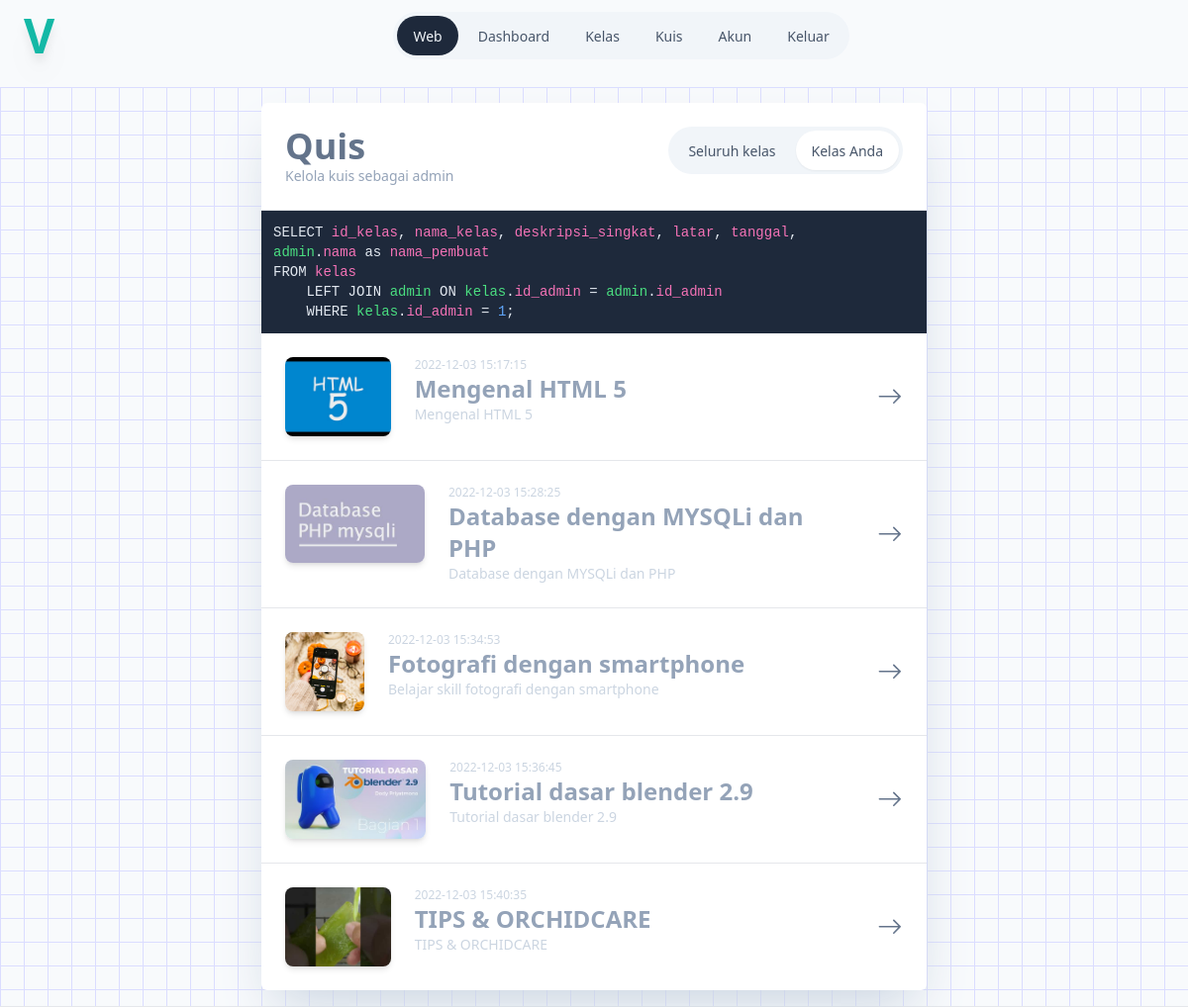
Page /admin/kuis/kelas-anda.php (signed in) on the committed database.
### tables this page shows
CREATE TABLE `kelas` (
  `id_kelas` bigint(20) NOT NULL,
  `nama_kelas` varchar(100) NOT NULL,
  `id_admin` bigint(20) NOT NULL,
  `tanggal` datetime NOT NULL,
  `deskripsi_singkat` varchar(255) DEFAULT NULL,
  `latar` varchar(255) DEFAULT NULL,
  `keterangan` text DEFAULT NULL
);

### admin/kuis/kelas-anda.php (the view, shortened to what this page needs)
<?php
require_once "../../sambungan.php";
$query_mengambil_record_kelas = "SELECT id_kelas, nama_kelas, deskripsi_singkat, latar, tanggal FROM kelas
WHERE id_admin = :id_admin";
$query = $sambungan->prepare($query_mengambil_record_kelas);
$query->execute([
	'id_admin' => $_SESSION['admin_aktif']
]);
?>
<!DOCTYPE html>
<html lang="en">
<head>
	<script src="/tailwind.js"></script>
</head>
<body class="m-0 p-0 bg-slate-50">
	<div class="grid grid-cols-1 justify-items-center gap-4">
		<?php
		$aktif = "kuis-kelas";
		require_once('../navbar.php');
		?>
		<div class="w-full border-b flex justify-center py-4 bg-pattern gap-4 p-4 flex-wrap">
			<div class="w-full max-w-2xl">
				<div class="bg-white rounded-md shadow-2xl shadow-slate-300">
					<div class="p-6 flex border-b justify-between flex-wrap gap-4">
						<div class="">
							<div class="text-4xl font-black text-slate-500">
								Quis
							</div>
							<div class="text-sm text-slate-400 group-hover:text-slate-500 max-w-sm">
								Kelola kuis sebagai admin
							</div>
						</div>
						<div>
							<div class="p-1 rounded-full bg-slate-100">
								<ul class="flex gap-1">
									<li class="transition-all duration-75 px-4 py-2 rounded-full text-slate-600 hover:text-slate-400 <?= isNavbar("kuis") ?>">
										<a href="/admin/kuis" class="text-sm">
											Seluruh kelas
										</a>
									</li>
									<li class="transition-all duration-75 px-4 py-2 rounded-full text-slate-600 hover:text-slate-400 <?= isNavbar("kuis-kelas") ?>">
										<a href="/admin/kuis/kelas-anda.php" class="text-sm">
											Kelas Anda
										</a>
									</li>
								</ul>
							</div>
						</div>
					</div>
					<div class="w-full bg-slate-800">
						<div class="mx-auto max-w-2xl">
							<pre class="text-slate-200 bg-slate-800 rounded-md p-3 text-sm font-mono">
SELECT <code class="text-pink-400">id_kelas</code>, <code class="text-pink-400">nama_kelas</code>, <code class="text-pink-400">deskripsi_singkat</code>, <code class="text-pink-400">latar</code>, <code class="text-pink-400">tanggal</code>,
<code class="text-green-400">admin</code>.<code class="text-pink-400">nama</code> as <code class="text-pink-400">nama_pembuat</code>
FROM <code class="text-pink-400">kelas</code>
	LEFT JOIN <code class="text-green-400">admin</code> ON <code class="text-green-400">kelas</code>.<code class="text-pink-400">id_admin</code> = <code class="text-green-400">admin</code>.<code class="text-pink-400">id_admin</code>
	WHERE <code class="text-green-400">kelas</code>.<code class="text-pink-400">id_admin</code> = <code class="text-blue-400"><?=$_SESSION['admin_aktif'] ?></code>;</pre>
						</div>
					</div>
					<div class="">
						<ul class="grid grid-cols-1 divide-y divide-solid">
							<?php
							if ($query->rowCount()) :
								while ($kelas = $query->fetchObject()) :
							?>
									<li class="">
										<a href="/admin/kuis/info-kelas.php?id_kelas=<?=$kelas->id_kelas ?>" class="p-6 flex h-full hover:bg-slate-50 group gap-6">
											<div class="text-2xl font-black text-slate-500 fill-slate-400">
												<img src="<?= $kelas->latar ?>" alt="" class="rounded-lg shadow-md max-h-20 w-full">
											</div>
											<div>
												<div class="text-xs text-slate-300">
													<?= $kelas->tanggal ?? "-" ?>
												</div>
												<div class="text-2xl font-black text-slate-400 group-hover:text-slate-500">
													<?= $kelas->nama_kelas ?>
												</div>
												<div class="text-sm text-slate-300">
													<?= $kelas->deskripsi_singkat ?? "-" ?>
												</div>
											</div>
											<div class="fill-slate-500 ml-auto">
												<div class="flex h-full justify-center items-center">
													<svg xmlns="http://www.w3.org/2000/svg" width="1.6rem" height="1.6rem" class="bi bi-arrow-right" viewBox="0 0 16 16">
														<path fill-rule="evenodd" d="M1 8a.5.5 0 0 1 .5-.5h11.793l-3.147-3.146a.5.5 0 0 1 .708-.708l4 4a.5.5 0 0 1 0 .708l-4 4a.5.5 0 0 1-.708-.708L13.293 8.5H1.5A.5.5 0 0 1 1 8z" />
													</svg>
												</div>
											</div>
										</a>
									</li>
								<?php
								endwhile;
							endif;
							?>
						</ul>
					</div>
				</div>
			</div>
		</div>
	</div>
</body>
</html>

### admin/kuis/kelas-anda.php (style rules this page uses)
.bg-pattern { background-color: rgba(244, 244, 255, 0); background-image: linear-gradient(#dbddff 1.2000000000000002px, transparent 1.2000000000000002px), linear-gradient(to right, #dbddff 1.2000000000000002px, rgba(244, 244, 255, 0) 1.2000000000000002px); background-size: 24px 24px; }

### rows in the picture
kelas: latar (picture), tanggal "2022-12-03 15:17:15", nama_kelas "Mengenal HTML 5", deskripsi_singkat "Mengenal HTML 5"
kelas: latar (picture), tanggal "2022-12-03 15:28:25", nama_kelas "Database dengan MYSQLi dan PHP", deskripsi_singkat "Database dengan MYSQLi dan PHP"
kelas: latar (picture), tanggal "2022-12-03 15:34:53", nama_kelas "Fotografi dengan smartphone", deskripsi_singkat "Belajar skill fotografi dengan smartphone"
kelas: latar (picture), tanggal "2022-12-03 15:36:45", nama_kelas "Tutorial dasar blender 2.9", deskripsi_singkat "Tutorial dasar blender 2.9"
kelas: latar (picture), tanggal "2022-12-03 15:40:35", nama_kelas "TIPS & ORCHIDCARE", deskripsi_singkat "TIPS & ORCHIDCARE"

### other values in the picture
$_SESSION['admin_aktif'] "1"
